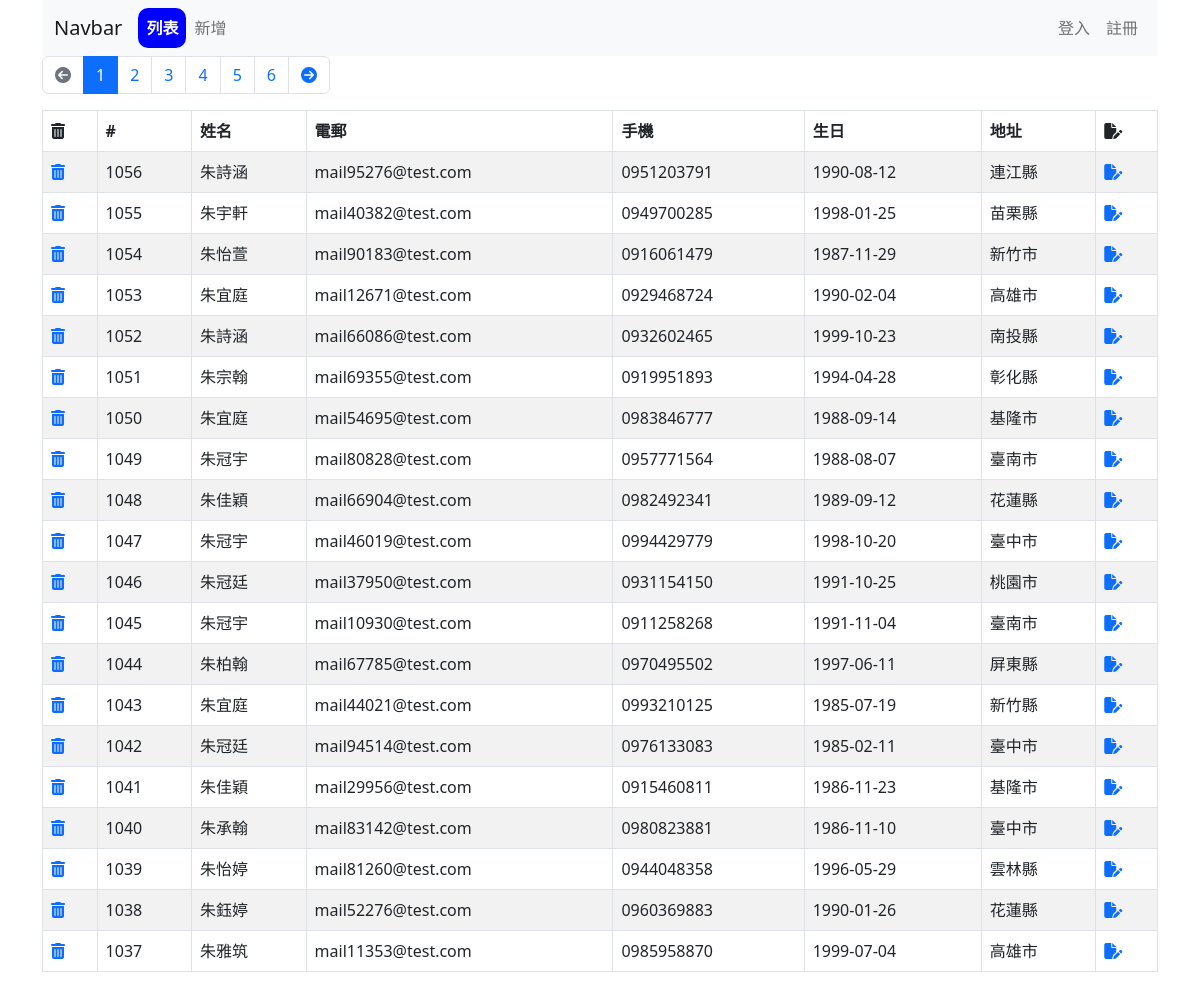
The page /address-book/list.php on the database its author committed.
### tables this page shows
CREATE TABLE `address_book` (
  `sid` int(11) NOT NULL,
  `name` varchar(255) NOT NULL,
  `email` varchar(255) NOT NULL,
  `mobile` varchar(255) NOT NULL,
  `birthday` date DEFAULT NULL,
  `address` varchar(255) NOT NULL,
  `created_at` datetime NOT NULL
);

### address-book/list.php (the view, shortened to what this page needs)
<?php
require './parts/connect_db.php';
$pageName = 'list';
$perPage = 20;
$page = isset($_GET['page']) ? intval($_GET['page']) : 1;
$t_sql = "SELECT COUNT(1) FROM address_book";
$totalRows = $pdo->query($t_sql)->fetch(PDO::FETCH_NUM)[0];
$totalPages = ceil($totalRows / $perPage);
$rows = [];
if (!empty($totalRows)) {
  $sql = sprintf(
    "SELECT * FROM address_book ORDER BY sid DESC LIMIT %s, %s",
    ($page - 1) * $perPage,
    $perPage
  );
  $rows = $pdo->query($sql)->fetchAll();
}
?>
<?php include './parts/html-head.php' ?>
<?php include './parts/navbar.php' ?>
<div class="container">
  <div class="row">
    <div class="col">
      <nav aria-label="Page navigation example">
        <ul class="pagination">
          <li class="page-item <?= $page == 1 ? 'disabled' : '' ?>">
            <a class="page-link" href="?page=<?= $page - 1 ?>"><i class="fa-solid fa-circle-arrow-left"></i></a>
          </li>
          <?php for ($i = $page - 5; $i <= $page + 5; $i++) :
            if ($i >= 1 and $i <= $totalPages) :
          ?>
              <li class="page-item <?= $i == $page ? 'active' : '' ?> ">
                <a class="page-link" href="?page=<?= $i ?>"><?= $i ?></a>
              </li>
          <?php endif;
          endfor; ?>
          <li class="page-item <?= $page == $totalPages ? 'disabled' : '' ?>">
            <a class="page-link" href="?page=<?= $page + 1 ?>"><i class="fa-solid fa-circle-arrow-right"></i></a>
          </li>
        </ul>
      </nav>
    </div>
  </div>
  <div class="row">
    <div class="col">
      <table class="table table-striped table-bordered">
        <thead>
          <tr>
            <th scope="col"><i class="fa-solid fa-trash-can"></i></th>
            <th scope="col">#</th>
            <th scope="col">姓名</th>
            <th scope="col">電郵</th>
            <th scope="col">手機</th>
            <th scope="col">生日</th>
            <th scope="col">地址</th>
            <th scope="col"><i class="fa-solid fa-file-pen"></i></th>
          </tr>
        </thead>
        <tbody>
          <?php foreach ($rows as $r) : ?>
            <tr>
              <td>
                <a href="javascript: delete_it(<?= $r['sid'] ?>)">
                  <i class="fa-solid fa-trash-can"></i>
                </a>
              </td>
              <td><?= $r['sid'] ?></td>
              <td><?= $r['name'] ?></td>
              <td><?= $r['email'] ?></td>
              <td><?= $r['mobile'] ?></td>
              <td><?= $r['birthday'] ?></td>
              <td><?= htmlentities($r['address']) ?></td>
              <td>
                <a href="edit.php?sid=<?= $r['sid'] ?>">
                  <i class="fa-solid fa-file-pen"></i>
                </a>
              </td>
            </tr>
          <?php endforeach ?>
        </tbody>
      </table>
    </div>
  </div>
</div>
<?php include './parts/html-foot.php' ?>

### address-book/parts/html-head.php (shortened to what this page needs)
<?php
$pageName = $pageName ?? '';
?>
<!DOCTYPE html>
<html lang="zh">
<head>
  <link href="https://cdn.jsdelivr.net/npm/bootstrap@5.2.3/dist/css/bootstrap.min.css" rel="stylesheet" />
  <link href="../fontawesome/css/all.css" rel="stylesheet" />
</head>
<body>

### address-book/parts/navbar.php (shortened to what this page needs)
<div class="container">
  <nav class="navbar navbar-expand-lg bg-light">
    <div class="container-fluid">
      <a class="navbar-brand" href="index_.php">Navbar</a>
      <div class="collapse navbar-collapse" id="navbarSupportedContent">
        <ul class="navbar-nav me-auto mb-2 mb-lg-0">
          <li class="nav-item">
            <a class="nav-link <?= $pageName == 'list' ? 'active' : '' ?>" href="list.php">列表</a>
          </li>
          <li class="nav-item">
            <a class="nav-link <?= $pageName == 'add' ? 'active' : '' ?>" href="add.php">新增</a>
          </li>
        </ul>
        <ul class="navbar-nav  mb-2 mb-lg-0">
          <?php if (isset($_SESSION['admin'])) : ?>
            <li class="nav-item">
              <a class="nav-link"><?= $_SESSION['admin']['account'] ?></a>
            </li>
            <li class="nav-item">
              <a class="nav-link" href="logout.php">登出</a>
            </li>
          <?php else : ?>
            <li class="nav-item">
              <a class="nav-link <?= $pageName == 'login' ? 'active' : '' ?>" href="login.php">登入</a>
            </li>
            <li class="nav-item">
              <a class="nav-link" href="#沒有實作">註冊</a>
            </li>
          <?php endif ?>
        </ul>
      </div>
    </div>
  </nav>
</div>

### address-book/parts/html-foot.php
</body>
</html>

### address-book/parts/navbar.php (style rules this page uses)
nav.navbar .navbar-nav .nav-link.active { background-color: blue; color: white; border-radius: 10px; font-weight: 800; }

### rows shown on the page
address_book: sid "1056", name "朱詩涵", email "mail95276@test.com", mobile "0951203791", birthday "1990-08-12", address "連江縣"
address_book: sid "1055", name "朱宇軒", email "mail40382@test.com", mobile "0949700285", birthday "1998-01-25", address "苗栗縣"
address_book: sid "1054", name "朱怡萱", email "mail90183@test.com", mobile "0916061479", birthday "1987-11-29", address "新竹市"
address_book: sid "1053", name "朱宜庭", email "mail12671@test.com", mobile "0929468724", birthday "1990-02-04", address "高雄市"
address_book: sid "1052", name "朱詩涵", email "mail66086@test.com", mobile "0932602465", birthday "1999-10-23", address "南投縣"
address_book: sid "1051", name "朱宗翰", email "mail69355@test.com", mobile "0919951893", birthday "1994-04-28", address "彰化縣"
address_book: sid "1050", name "朱宜庭", email "mail54695@test.com", mobile "0983846777", birthday "1988-09-14", address "基隆市"
address_book: sid "1049", name "朱冠宇", email "mail80828@test.com", mobile "0957771564", birthday "1988-08-07", address "臺南市"
address_book: sid "1048", name "朱佳穎", email "mail66904@test.com", mobile "0982492341", birthday "1989-09-12", address "花蓮縣"
address_book: sid "1047", name "朱冠宇", email "mail46019@test.com", mobile "0994429779", birthday "1998-10-20", address "臺中市"
address_book: sid "1046", name "朱冠廷", email "mail37950@test.com", mobile "0931154150", birthday "1991-10-25", address "桃園市"
address_book: sid "1045", name "朱冠宇", email "mail10930@test.com", mobile "0911258268", birthday "1991-11-04", address "臺南市"
address_book: sid "1044", name "朱柏翰", email "mail67785@test.com", mobile "0970495502", birthday "1997-06-11", address "屏東縣"
address_book: sid "1043", name "朱宜庭", email "mail44021@test.com", mobile "0993210125", birthday "1985-07-19", address "新竹縣"
address_book: sid "1042", name "朱冠廷", email "mail94514@test.com", mobile "0976133083", birthday "1985-02-11", address "臺中市"
address_book: sid "1041", name "朱佳穎", email "mail29956@test.com", mobile "0915460811", birthday "1986-11-23", address "基隆市"
address_book: sid "1040", name "朱承翰", email "mail83142@test.com", mobile "0980823881", birthday "1986-11-10", address "臺中市"
address_book: sid "1039", name "朱怡婷", email "mail81260@test.com", mobile "0944048358", birthday "1996-05-29", address "雲林縣"
address_book: sid "1038", name "朱鈺婷", email "mail52276@test.com", mobile "0960369883", birthday "1990-01-26", address "花蓮縣"
address_book: sid "1037", name "朱雅筑", email "mail11353@test.com", mobile "0985958870", birthday "1999-07-04", address "高雄市"
